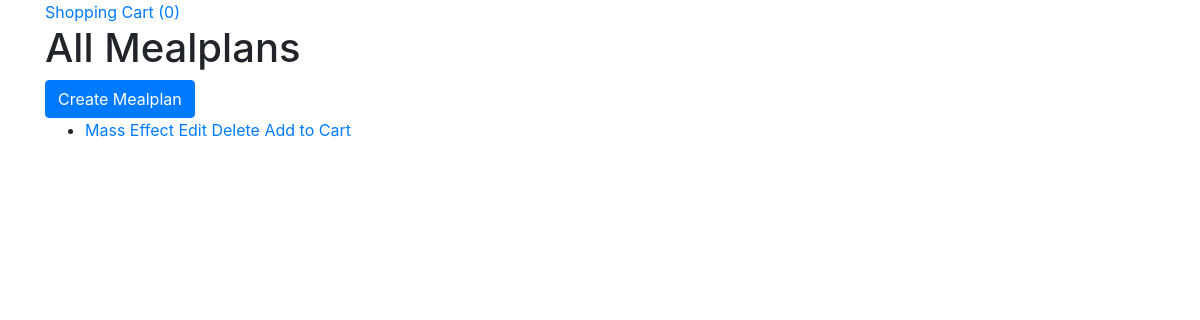
Page /products/mealplans/ on the earlier database version.
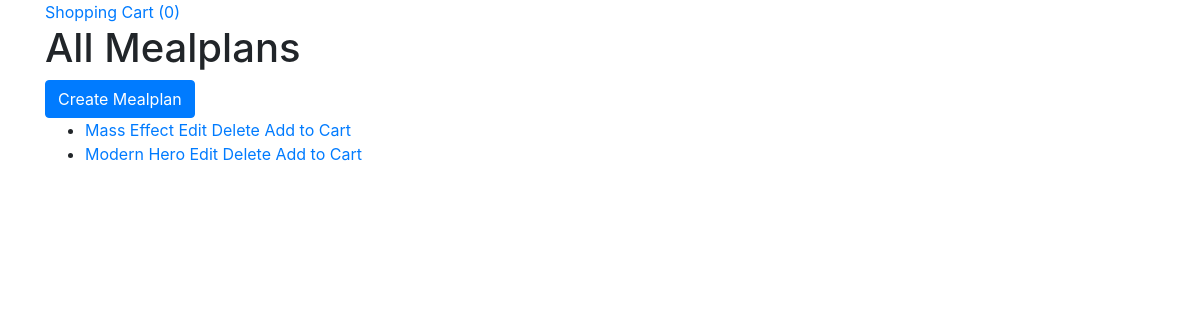
Same page on the later database version.
### products/models.py (models this page shows, shortened)
class Mealplan(models.Model):
    title = models.CharField(blank=False, max_length=255)
    description = models.CharField(blank=False, max_length=255)
    price = models.PositiveIntegerField(blank=False)
    mealplan_type = models.ForeignKey(MealplanType, on_delete=models.CASCADE)
    cover = CloudinaryField()

### products/views.py (the view)
# urls.py: path("mealplans/", products.views.show_mealplans,
def show_mealplans(request):
    all_mealplans = Mealplan.objects.all()
    return render(request, "products/show_mealplans.template.html", {
        "all_mealplans": all_mealplans
    })

### cart/contexts.py (called while the page is built)
def cart_contents(request):
    cart = request.session.get("shopping_cart", {})
    mealplan_cart = request.session.get("mealplan_shopping_cart", {})
    return {
        "cart": cart,
        "mealplan_cart": mealplan_cart,
        "number_of_items": int(len(cart) + len(mealplan_cart))
    }

### products/templates/products/show_mealplans.template.html (shortened to what this page needs)
{%extends 'base.template.html'%}
{% load cloudinary %}
{%block content%}
<h1>All Mealplans</h1>
    <a class="btn btn-primary" href="{% url 'create_mealplan_route' %}">Create Mealplan</a>
    <ul>
        {%for each_mealplan in all_mealplans%}
        <li>
            <a href="{% url 'mealplan_details_route' mealplan_id=each_mealplan.id %}">{{each_mealplan.title}}</a>
            <a href="{% url 'update_mealplan_route' mealplan_id=each_mealplan.id%}">Edit</a>
            <a href="{% url 'delete_mealplan_route' mealplan_id=each_mealplan.id%}">Delete</a>
            <a href="{% url 'add_to_mealplan_cart_route' mealplan_id=each_mealplan.id%}">Add to Cart</a>
        </li>
        {%endfor%}
    </ul>
{%endblock%}

### templates/base.template.html (shortened to what this page needs)
<!doctype html>
<html lang="en">
  <head>
    <link rel="stylesheet" href="https://maxcdn.bootstrapcdn.com/bootstrap/4.0.0/css/bootstrap.min.css">
  </head>
  <body>
    <div class="container">
        <div class="header">
            <a href="{% url 'view_cart_route' %}"> Shopping Cart ({{number_of_items}})</a>
        </div>
                {%block content%}{%endblock%}
    </div>
  </body>
</html>

Differences in the rows shown:
added Mealplan: title "Modern Hero"
